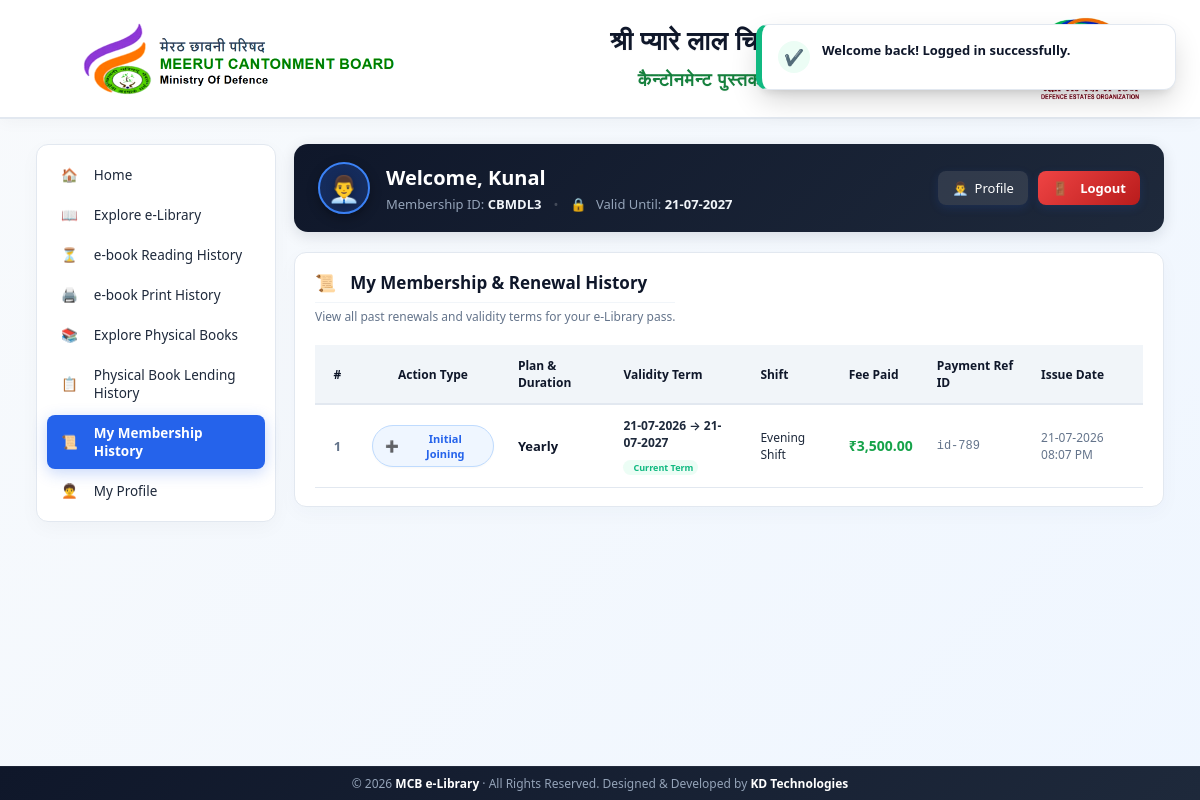
Page /?action=user&tab=membership_history (signed in) on the committed database.
### tables this page shows
CREATE TABLE `members` (
  `id` int(11) NOT NULL,
  `membership_id` varchar(30) NOT NULL,
  `name` varchar(150) NOT NULL,
  `gender` enum('Male','Female','Other') DEFAULT 'Male',
  `guardian_name` varchar(150) NOT NULL,
  `mobile` varchar(20) NOT NULL,
  `password` varchar(255) NOT NULL,
  `email` varchar(150) DEFAULT NULL,
  `address` text NOT NULL,
  `aadhar_no` varchar(30) NOT NULL,
  `duration` enum('Yearly','Half Yearly','Quarterly','Monthly','Daily') NOT NULL,
  `shift` varchar(100) DEFAULT 'Full Day',
  `start_date` date NOT NULL,
  `end_date` date NOT NULL,
  `membership_fee` varchar(50) NOT NULL,
  `payment_id` varchar(150) NOT NULL,
  `created_at` timestamp NULL DEFAULT current_timestamp(),
  `is_active` tinyint(1) DEFAULT 1,
  `membership_plan_id` int(11) DEFAULT NULL,
  `approved` tinyint(1) DEFAULT 1
);

CREATE TABLE `membership_history` (
  `id` int(11) NOT NULL,
  `member_id` int(11) NOT NULL,
  `membership_id` varchar(30) NOT NULL,
  `membership_plan_id` int(11) DEFAULT NULL,
  `plan_name` varchar(100) DEFAULT NULL,
  `duration` varchar(50) NOT NULL,
  `shift` varchar(50) DEFAULT 'Both',
  `start_date` date NOT NULL,
  `end_date` date NOT NULL,
  `membership_fee` decimal(10,2) NOT NULL DEFAULT 0.00,
  `payment_id` varchar(150) DEFAULT NULL,
  `action_type` enum('Initial Joining','Renewal','Plan Switch','Manual Adjustment') NOT NULL DEFAULT 'Initial Joining',
  `created_at` timestamp NULL DEFAULT current_timestamp()
);

### config/helpers.php (called while the page is built, shortened)
<?php
function e($v) {
    return htmlspecialchars((string)$v, ENT_QUOTES, 'UTF-8');
}

### app/views/user.php (the view, shortened to what this page needs)
<?php
$mid = (int)$_SESSION['member'];
$stmt = $db->prepare("SELECT * FROM members WHERE id = ?");
$stmt->bind_param("i", $mid);
$stmt->execute();
$me = $stmt->get_result()->fetch_assoc();
$tab = $_GET['tab'] ?? 'dashboard';
?>
<div class="admin-wrapper">
    <div class="sidebar">
        <a href="?action=user&tab=dashboard" class="<?= $tab === 'dashboard' ? 'active' : '' ?>"><i class="fa-solid fa-house-chimney"></i> Home</a>
        <a href="?action=user&tab=books" class="<?= $tab === 'books' ? 'active' : '' ?>"><i class="fa-solid fa-book-open"></i> Explore e-Library</a>
        <a href="?action=user&tab=reading_history" class="<?= $tab === 'reading_history' ? 'active' : '' ?>"><i class="fa-solid fa-clock-rotate-left"></i> e-book Reading History</a>
        <a href="?action=user&tab=print_requests" class="<?= $tab === 'print_requests' ? 'active' : '' ?>"><i class="fa-solid fa-print"></i> e-book Print History</a>
        <a href="?action=user&tab=physical_books" class="<?= $tab === 'physical_books' ? 'active' : '' ?>"><i class="fa-solid fa-book"></i> Explore Physical Books</a>
        <a href="?action=user&tab=lending" class="<?= $tab === 'lending' ? 'active' : '' ?>"><i class="fa-solid fa-clipboard-list"></i> Physical Book Lending History</a>
        <a href="?action=user&tab=membership_history" class="<?= $tab === 'membership_history' ? 'active' : '' ?>"><i class="fa-solid fa-id-card-clip"></i> My Membership History</a>
        <a href="?action=user&tab=profile" class="<?= $tab === 'profile' ? 'active' : '' ?>"><i class="fa-solid fa-user-gear"></i> My Profile</a>
    </div>
    <div class="admin-content">
        <?php
        $genderVal = strtolower(trim($me['gender'] ?? 'male'));
        if ($genderVal === 'female') {
            $userEmoji = '👩‍💼';
            $avatarBg = 'rgba(236, 72, 153, 0.2)';
            $avatarBorder = '#ec4899';
            $genderLabel = 'Female Member';
        } elseif ($genderVal === 'other') {
            $userEmoji = '🧑‍💼';
            $avatarBg = 'rgba(139, 92, 246, 0.2)';
            $avatarBorder = '#8b5cf6';
            $genderLabel = 'Member';
        } else {
            $userEmoji = '👨‍💼';
            $avatarBg = 'rgba(37, 99, 235, 0.25)';
            $avatarBorder = '#3b82f6';
            $genderLabel = 'Male Member';
        }
        ?>
        <div class="user-greeting-banner" style="background: linear-gradient(135deg, var(--navy-dark), var(--navy-light)); color: white; padding: 18px 24px; border-radius: 14px; margin-bottom: 20px; display: flex; justify-content: space-between; align-items: center; box-shadow: 0 4px 15px rgba(15, 23, 42, 0.12); flex-wrap: wrap; gap: 15px;">
            <div style="display: flex; align-items: center; gap: 16px;">
                <div style="width: 52px; height: 52px; background: <?= $avatarBg ?>; border: 2px solid <?= $avatarBorder ?>; border-radius: 50%; display: flex; align-items: center; justify-content: center; font-size: 26px; flex-shrink: 0; box-shadow: 0 4px 12px rgba(0, 0, 0, 0.3);" title="Gender: <?= $genderLabel ?>">
                    <span style="line-height: 1; filter: drop-shadow(0 2px 4px rgba(0,0,0,0.3)); cursor: default; user-select: none;"><?= $userEmoji ?></span>
                </div>
                <div>
                    <h2 style="margin: 0; font-size: 20px; font-weight: 700; color: #ffffff; display: flex; align-items: center; gap: 10px; flex-wrap: wrap;">
                        Welcome, <?= e($me['name']) ?>
                    </h2>
                    <p style="margin: 4px 0 0 0; font-size: 13px; color: #94a3b8; display: flex; align-items: center; gap: 12px; flex-wrap: wrap;">
                        <span><i class="fa-solid fa-id-card" style="color: var(--primary);"></i> Membership ID: <strong style="color: #f1f5f9; font-weight: 600;"><?= e($me['membership_id']) ?></strong></span>
                        <span style="color: rgba(255,255,255,0.2);">•</span>
                        <span><i class="fa-solid fa-calendar-check" style="color: #34d399;"></i> Valid Until: <strong style="color: #f1f5f9; font-weight: 600;"><?= date('d-m-Y', strtotime($me['end_date'])) ?></strong></span>
                    </p>
                </div>
            </div>
            <div style="display: flex; align-items: center; gap: 10px;">
                <a href="?action=user&tab=profile" class="btn" style="background: rgba(255, 255, 255, 0.1); color: #ffffff; padding: 8px 14px; font-size: 13px; border-radius: 8px; text-decoration: none; display: inline-flex; align-items: center; gap: 6px; font-weight: 500;">
                    <span><?= $userEmoji ?></span> Profile
                </a>
                <a href="?action=logout" class="btn" style="background: linear-gradient(135deg, #ef4444, #b91c1c); color: #ffffff; padding: 8px 14px; font-size: 13px; border-radius: 8px; text-decoration: none; display: inline-flex; align-items: center; gap: 6px; font-weight: 600;">
                    <i class="fa-solid fa-right-from-bracket"></i> Logout
                </a>
            </div>
        </div>
        <?php
        $allowed_tabs = ['dashboard', 'books', 'physical_books', 'lending', 'reading_history', 'print_requests', 'membership_history', 'profile'];
        if (in_array($tab, $allowed_tabs)) {
            require __DIR__ . "/user/{$tab}.php";
        } else {
            require __DIR__ . "/user/dashboard.php";
        }
        ?>
    </div>
</div>

### app/views/user/membership_history.php (shortened to what this page needs)
<?php
$mid = (int)($_SESSION['member'] ?? $_SESSION['member_id'] ?? 0);
$stmt = $db->prepare("SELECT * FROM membership_history WHERE member_id = ? ORDER BY id DESC");
$stmt->bind_param("i", $mid);
$stmt->execute();
$historyRes = $stmt->get_result();
?>
<div class="card">
    <div style="display:flex; justify-content:space-between; align-items:center; flex-wrap:wrap; gap:15px; margin-bottom:20px;">
        <div>
            <h3 style="margin:0;"><i class="fa-solid fa-id-card-clip"></i> My Membership & Renewal History</h3>
            <p style="margin:5px 0 0 0; font-size:12px; color:var(--text-muted);">View all past renewals and validity terms for your e-Library pass.</p>
        </div>
    </div>
    <div style="overflow-x:auto;">
        <table class="table" style="width:100%; border-collapse:collapse;">
            <thead>
                <tr style="background:var(--bg-slate); text-align:left; font-size:12px; color:var(--text-muted);">
                    <th style="padding:12px; text-align:center; width:45px; vertical-align:middle;">#</th>
                    <th style="padding:12px; text-align:center; min-width:130px; vertical-align:middle;">Action Type</th>
                    <th style="padding:12px; vertical-align:middle;">Plan & Duration</th>
                    <th style="padding:12px; vertical-align:middle;">Validity Term</th>
                    <th style="padding:12px; vertical-align:middle;">Shift</th>
                    <th style="padding:12px; vertical-align:middle;">Fee Paid</th>
                    <th style="padding:12px; vertical-align:middle;">Payment Ref ID</th>
                    <th style="padding:12px; vertical-align:middle;">Issue Date</th>
                </tr>
            </thead>
            <tbody>
                <?php if ($historyRes->num_rows === 0): ?>
                    <tr>
                        <td colspan="8" style="text-align:center; padding:30px; color:var(--text-muted);">
                            <i class="fa-solid fa-clock-rotate-left" style="font-size:32px; margin-bottom:10px; display:block; opacity:0.5;"></i>
                            No membership history entries logged yet.
                        </td>
                    </tr>
                <?php else: ?>
                    <?php $count = 1; while ($row = $historyRes->fetch_assoc()): ?>
                        <?php
                        $todayStr = date('Y-m-d');
                        $startDate = $row['start_date'] ?? '';
                        $endDate = $row['end_date'] ?? '';
                        $isCurrent = (!empty($startDate) && !empty($endDate) && $startDate <= $todayStr && $endDate >= $todayStr);
                        $isUpcoming = (!empty($startDate) && $startDate > $todayStr);
                        ?>
                        <tr style="border-bottom:1px solid var(--border-color); font-size:13px;">
                            <td style="padding:12px; color:var(--text-muted); font-weight:600; text-align:center; vertical-align:middle;"><?= $count++ ?></td>
                            <td style="padding:12px; text-align:center; vertical-align:middle;">
                                <?php if ($row['action_type'] === 'Initial Joining'): ?>
                                    <span class="badge badge-blue" style="font-size:11px; padding:5px 12px; font-weight:600; border:1px solid #bfdbfe; display:inline-flex; align-items:center; justify-content:center; min-width:115px; box-shadow:0 1px 2px rgba(0,0,0,0.03);"><i class="fa-solid fa-user-plus"></i> Initial Joining</span>
                                <?php endif; ?>
                            </td>
                            <td style="padding:12px; vertical-align:middle;">
                                <strong style="color:var(--navy-dark);"><?= e(!empty($row['duration']) ? $row['duration'] : $row['plan_name']) ?></strong>
                            </td>
                            <td style="padding:12px; vertical-align:middle;">
                                <div style="font-weight:600; font-size:12px;">
                                    <?= date('d-m-Y', strtotime($row['start_date'])) ?> &rarr; <?= date('d-m-Y', strtotime($row['end_date'])) ?>
                                </div>
                                <div style="margin-top:2px;">
                                    <?php if ($isCurrent): ?>
                                        <span class="badge badge-green" style="font-size:9px; padding:1px 5px;"><i class="fa-solid fa-check"></i> Current Term</span>
                                    <?php elseif ($isUpcoming): ?>
                                        <span class="badge badge-blue" style="font-size:9px; padding:1px 5px; background:#e0f2fe; color:#0369a1; border:1px solid #bae6fd;"><i class="fa-solid fa-calendar-check"></i> Upcoming Term</span>
                                    <?php else: ?>
                                        <span class="badge badge-red" style="font-size:9px; padding:1px 5px;"><i class="fa-solid fa-clock"></i> Expired</span>
                                    <?php endif; ?>
                                </div>
                            </td>
                            <td style="padding:12px; font-size:12px; vertical-align:middle;"><?= e($row['shift']) ?> Shift</td>
                            <td style="padding:12px; vertical-align:middle;">
                                <strong style="color:#16a34a; font-size:14px;">₹<?= number_format($row['membership_fee'], 2) ?></strong>
                            </td>
                            <td style="padding:12px; font-family:monospace; font-size:12px; color:var(--text-muted); vertical-align:middle;">
                                <?= e($row['payment_id'] ?? 'N/A') ?>
                            </td>
                            <td style="padding:12px; color:var(--text-muted); font-size:12px; vertical-align:middle;">
                                <?= date('d-m-Y h:i A', strtotime($row['created_at'])) ?>
                            </td>
                        </tr>
                    <?php endwhile; ?>
                <?php endif; ?>
            </tbody>
        </table>
    </div>
</div>

### app/views/layout/header.php (style rules this page uses)
:root { --primary: #2563eb; --primary-hover: #1d4ed8; --bg-slate: #f8fafc; --bg-card: #ffffff; --navy-dark: #0f172a; --navy-light: #1e293b; --text-dark: #1e293b; --text-muted: #64748b; --border-color: #e2e8f0; --accent-green: #10b981; --accent-red: #ef4444; --accent-orange: #f59e0b; }
* { box-sizing: border-box; transition: all 0.2s ease-in-out; }
body { margin: 0; font-family: system-ui, -apple-system, "Segoe UI", Roboto, Helvetica, Arial, sans-serif; background: linear-gradient(135deg, #f8fafc, #eff6ff); color: var(--text-dark); min-height: 100vh; display: flex; flex-direction: column; }
h1, h2, h3, h4, strong { font-family: system-ui, -apple-system, "Segoe UI", Roboto, Helvetica, Arial, sans-serif; color: var(--navy-dark); }
.admin-wrapper { display: grid; grid-template-columns: 240px 1fr; gap: 18px; margin-top: 10px; }
.sidebar { background: white; border-radius: 12px; border: 1px solid var(--border-color); padding: 12px 10px; height: fit-content; box-shadow: 0 6px 20px rgba(0,0,0,0.03); display: flex; flex-direction: column; gap: 4px; }
.sidebar a { display: flex; align-items: center; gap: 10px; padding: 9px 14px; text-decoration: none; color: var(--text-dark); font-weight: 500; border-radius: 8px; font-size: 13.5px; }
.sidebar a.active { background: var(--primary); color: white; font-weight: 600; box-shadow: 0 4px 15px rgba(37, 99, 235, 0.25); }
.card { background: var(--bg-card); padding: 18px 20px; border-radius: 12px; border: 1px solid var(--border-color); box-shadow: 0 6px 20px rgba(22, 52, 91, 0.03); margin-bottom: 16px; position: relative; overflow: hidden; }
.card::before { content: ''; position: absolute; top: 0; left: 0; width: 100%; height: 4px; background: linear-gradient(90deg, var(--primary), #60a5fa); opacity: 0; }
.card h3 { margin-top: 0; font-size: 17px; font-weight: 600; border-bottom: 1px solid #f1f5f9; padding-bottom: 8px; margin-bottom: 14px; display: flex; align-items: center; gap: 8px; }
button, .btn { background: linear-gradient(135deg, var(--primary), var(--primary-hover)); color: white; border: 0; padding: 8px 18px; border-radius: 8px; font-weight: 600; cursor: pointer; text-decoration: none; display: inline-flex; align-items: center; justify-content: center; gap: 6px; font-size: 13px; box-shadow: 0 3px 10px rgba(37, 99, 235, 0.15); }
table { width: 100%; border-collapse: collapse; font-size: 13px; background: #ffffff; }
th { background: #f1f5f9; color: var(--navy-dark); font-weight: 600; padding: 9px 12px; text-align: left; border-bottom: 2px solid var(--border-color); }
td { padding: 8px 12px; border-bottom: 1px solid var(--border-color); color: var(--text-dark); }
tr:last-child td { border-bottom: none; }
.badge { display: inline-flex; align-items: center; padding: 5px 12px; border-radius: 30px; font-size: 12px; font-weight: 600; gap: 5px; }
.badge-green { background: #ecfdf5; color: var(--accent-green); }
.badge-blue { background: #eff6ff; color: var(--primary); }

### rows in the picture
members: gender "👨‍💼", name "Kunal", membership "CBMDL3", end_date "21-07-2027"
membership_history: action_type "Initial Joining", duration "Yearly", start_date "21-07-2026", end_date "21-07-2027", shows "Current Term", shift "Evening", membership_fee "3,500.00", payment "id-789", created_at "21-07-2026 08:07 PM"
